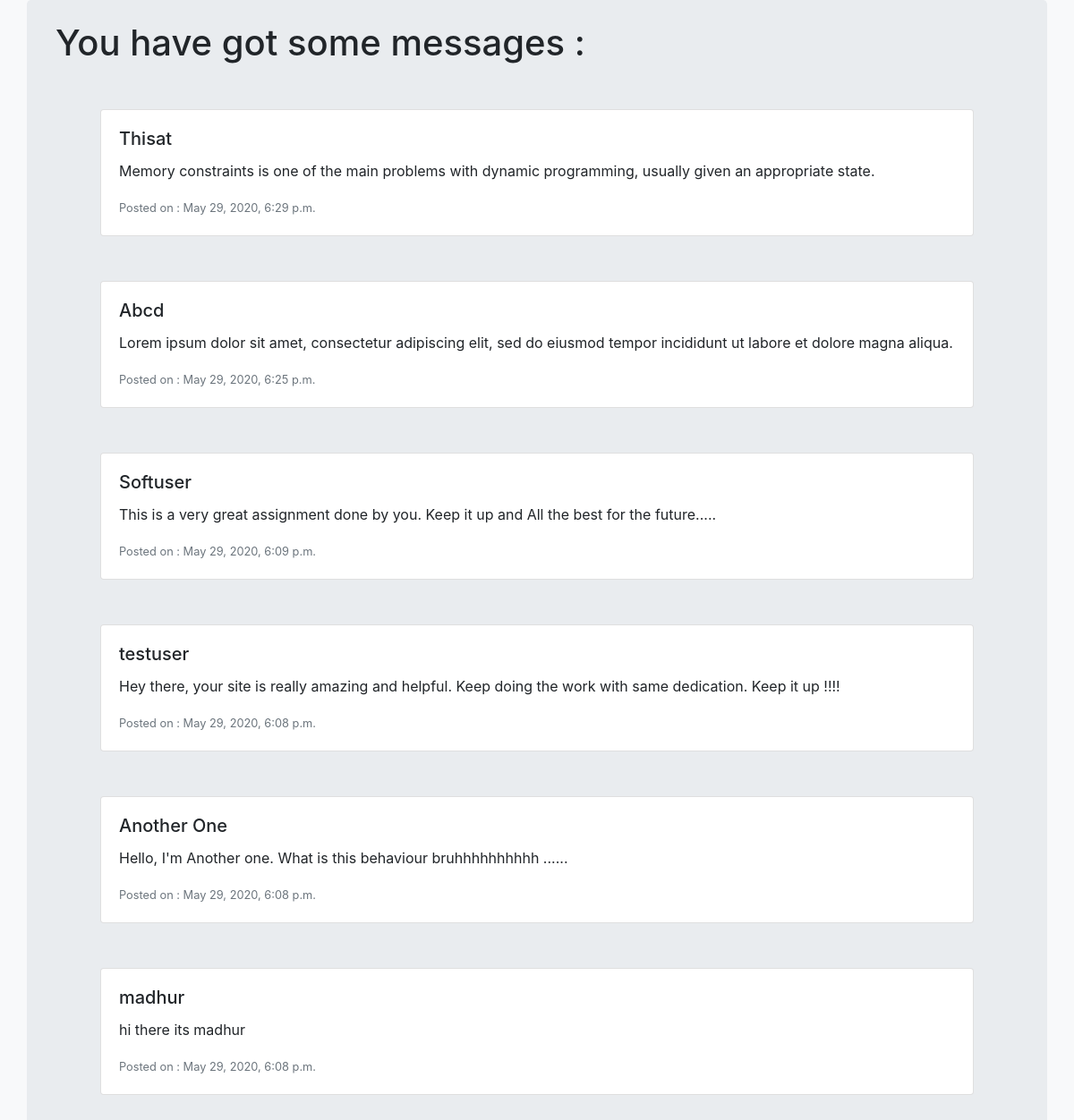
The page /messages on the database its author committed.
### pages/models.py (models this page shows, shortened)
class Contact(models.Model):
    name = models.CharField(max_length=124)
    email = models.EmailField()
    message = models.TextField()
    created_at = models.DateTimeField(default=timezone.now)

### pages/views.py (the view)
# urls.py: path('messages', views.messages, name='messages'),
def messages(request):
    msgs = Contact.objects.all().order_by('-created_at')
    return render(request, 'messages.html', { 'msgs' : msgs })

### pages/templates/messages.html (shortened to what this page needs)
<!doctype html>
<html lang="en">
<head>
    <link rel="stylesheet" href="https://stackpath.bootstrapcdn.com/bootstrap/4.4.1/css/bootstrap.min.css"
>
</head>
<body class="bg-light">
<div class="container jumbotron pt-4">
    <h1>You have got some messages : </h1>
    {% for msg in msgs %}
        <div class="card" style="margin: 50px">
            <div class="card-body">
                <h5 class="card-title">{{ msg.name }}</h5>
                <p class="card-text">{{ msg.message }}</p>
                <p class="card-text"><small class="text-muted">Posted on : {{ msg.created_at }}</small></p>
            </div>
        </div>
    {% endfor %}
</div>
</body>
</html>

### rows shown on the page
Contact: name "Thisat", message "Memory constraints is one of the main problems with dynamic programming, usually given an appropriate state.", created_at "May 29, 2020, 6:29 p.m."
Contact: name "Abcd", message "Lorem ipsum dolor sit amet, consectetur adipiscing elit, sed do eiusmod tempor incididunt ut labore et dolore magna aliqua.", created_at "May 29, 2020, 6:25 p.m."
Contact: name "Softuser", message "This is a very great assignment done by you. Keep it up and All the best for the future.....", created_at "May 29, 2020, 6:09 p.m."
Contact: name "testuser", message "Hey there, your site is really amazing and helpful. Keep doing the work with same dedication. Keep it up !!!!", created_at "May 29, 2020, 6:08 p.m."
Contact: name "Another One", message "Hello, I'm Another one. What is this behaviour bruhhhhhhhhhh ......", created_at "May 29, 2020, 6:08 p.m."
Contact: name "madhur", message "hi there its madhur", created_at "May 29, 2020, 6:08 p.m."
